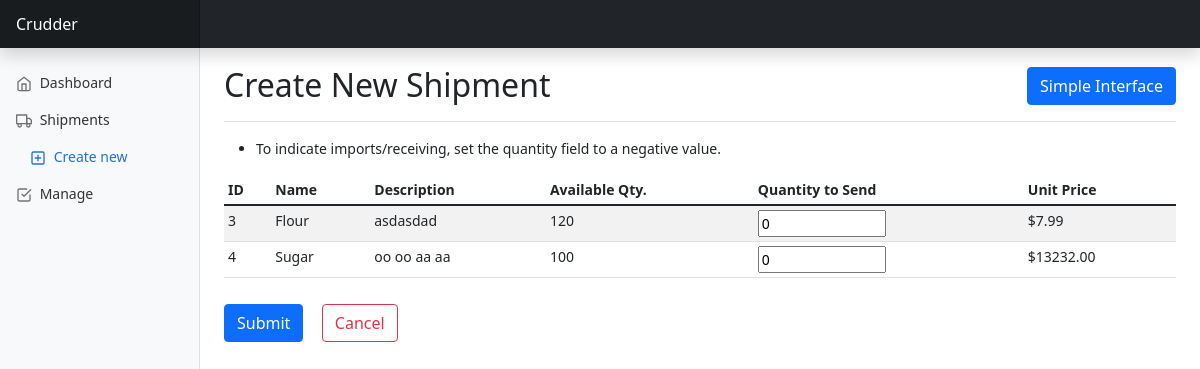
/shipments/advanced, run on an earlier commit of the app's database.
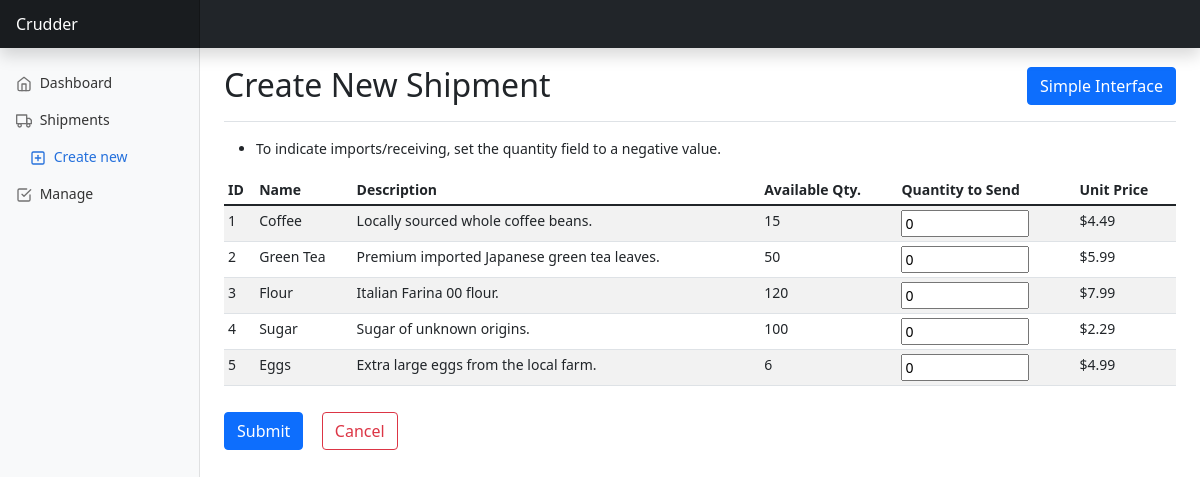
And on a later commit of the database.
### tables this page shows
CREATE TABLE inventory (
  item_id INTEGER,
  quantity INTEGER,
  FOREIGN KEY(item_id) REFERENCES items(id)
);

CREATE TABLE items (
  id INTEGER PRIMARY KEY AUTOINCREMENT,
  name TEXT,
  description TEXT,
  price REAL
);

### app.py (the view, shortened to what this page needs)
@app.route('/shipments/advanced', methods=['GET', 'POST'])
def shipments_advanced():
    conn = db.get_db_connection()
    inventory = db.execute_query(
        conn=conn,
        query=constants.GET_INVENTORY_QUERY
    ).fetchall()
    conn.close()
    return render_template('shipments/advanced.html', inventory=inventory)

### db.py (called while the page is built)
def get_db_connection(db='database.db'):
    conn = sqlite3.connect(db)
    conn.row_factory = sqlite3.Row
    return conn

def get_db_cursor(conn):
    return conn.cursor()

def execute_query(conn, query, args=None):
    cursor = get_db_cursor(conn)
    if args:
        cursor.execute(query, args)
    else:
        cursor.execute(query)
    conn.commit()
    return cursor

### templates/shipments/advanced.html (shortened to what this page needs)
{% extends "base.html" %}
{% block sidebar %}
  <li class="nav-item">
    <a class="nav-link" href="/index">
      <span data-feather="home"></span>
      Dashboard
    </a>
  </li>
  <li class="nav-item">
    <a class="nav-link" href="/shipments">
      <span data-feather="truck"></span>
      Shipments
    </a>
    <ul class="nav flex-column">
      <li class="nav-item"><a class="nav-link active" aria-current="page" href="/manage/create">
        <span data-feather="plus-square"></span>
        Create new
      </a>
      </li>
    </ul>
  </li>
  <li class="nav-item">
    <a class="nav-link" href="/manage">
      <span data-feather="check-square"></span>
      Manage
    </a>
  </li>
{% endblock %}
{% block header %}Create New Shipment{% endblock %}
{% block task_buttons %}
  <a href="/shipments/create" class="btn btn-primary">Simple Interface</a>
{% endblock %}
{% block content %}
<ul><li>To indicate imports/receiving, set the quantity field to a negative value.</li></ul>
<div class="table-responsive form-group">
  <form method="post">
    <table class="table table-striped table-sm">
      <thead>
        <tr>
          <th scope="col">ID</th>
          <th scope="col">Name</th>
          <th scope="col">Description</th>
          <th scope="col">Available Qty.</th>
          <th scope="col">Quantity to Send</th>
          <th scope="col">Unit Price</th>
        </tr>
      </thead>
      <tbody>
      {% for item in inventory %}
        <tr>
          <td>{{ item["id"] }}</td>
          <td>{{ item["name"] }}</td>
          <td>{{ item["description"] }}</td>
          <td>{{ item["quantity"] }}</td>
          <td><label>
              <input type="number" min="-1000000" max="{{ item["quantity"] }}" name="{{ item["id"] }}-qty" value="0">
          </label></td>
          <td>{{ "${:.2f}".format(item["price"]) }}</td>
        </tr>
      {% endfor %}
      </tbody>
    </table>
    <h1>
      <button type="submit" class="btn btn-primary me-2">Submit</button>
      <a href="/shipments"><button type="button" class="btn btn-outline-danger">Cancel</button></a>
    </h1>
  </form>
  </div>
{% endblock %}

What changed in the data, as far as the page shows it:
now on this page (row unchanged): inventory: id "1", name "Coffee", description "Locally sourced whole coffee beans.", quantity "15"
added items: price "$4.49"
now on this page (row unchanged): inventory: id "2", name "Green Tea", description "Premium imported Japanese green tea leaves.", quantity "50"
added items: price "$5.99"
changed through a linked row, inventory "Flour": description "asdasdad" → "Italian Farina 00 flour."
changed through a linked row, inventory "Sugar": description "oo oo aa aa" → "Sugar of unknown origins."
changed items (number 4 of 5 on the later page): price "$13232.00" → "$2.29"
now on this page (row unchanged): inventory: id "5", name "Eggs", description "Extra large eggs from the local farm.", quantity "6"
added items: price "$4.99"
